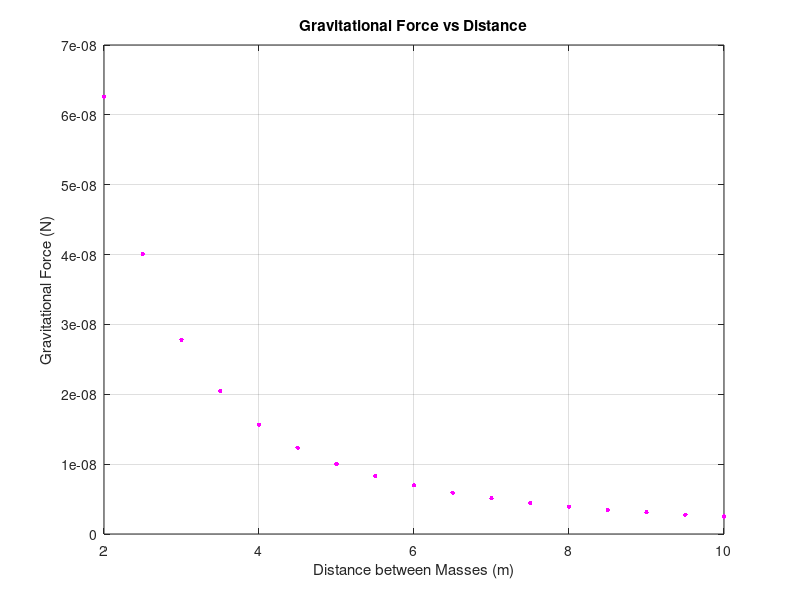
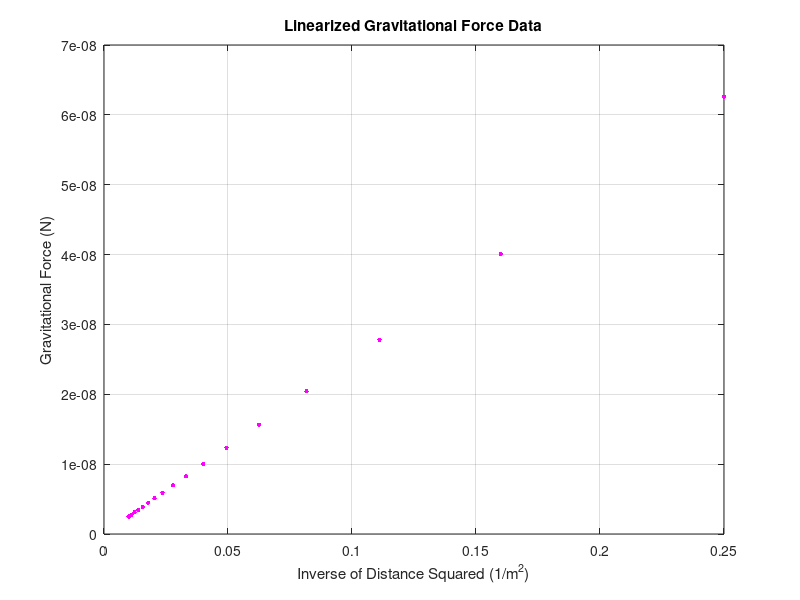
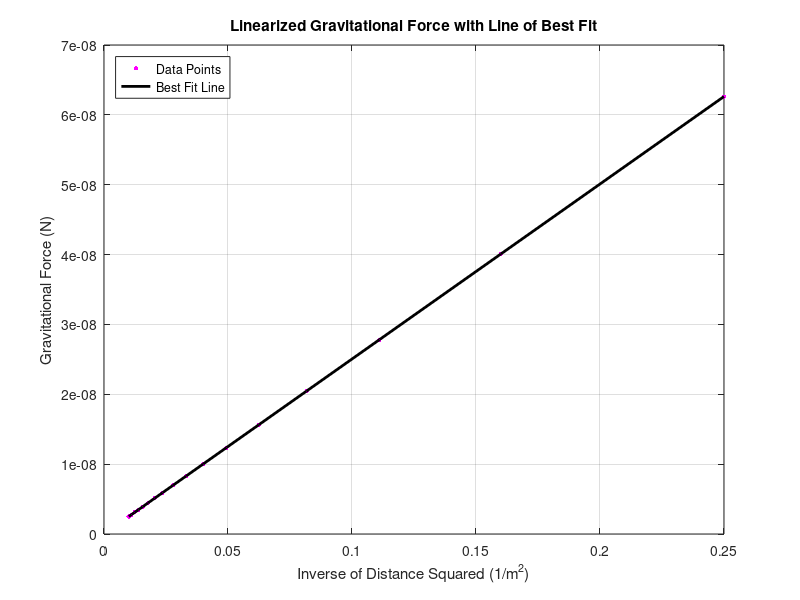

Here is the MATLAB script that generated these plots, in order:
% Universal Gravity Simulation and Data Linearization
% Abdel A.
% Calculates the gravitational force between two masses 
% at varying distances, plots the force, linearizes the data, and fits
% a line to verify the inverse-square law of gravitation.

clear;
close all;
clc;

% Define Constants and Parameters
R = 2:0.5:10;           % Distance between masses (meters)
G = 6.68e-11;           % Universal gravitational constant (Nm^2/kg^2)
m1 = 50;                % Mass 1 in kilograms
m2 = 75;                % Mass 2 in kilograms

% Calculate Gravitational Force for each distance using Newton's law:
% F = G * m1 * m2 / R^2
F = G * m1 * m2 ./ (R .^ 2);

% Plot Gravitational Force vs Distance
figure(1)
plot(R, F, 'm.', 'MarkerSize', 10)
title('Gravitational Force vs Distance')
xlabel('Distance between Masses (m)')
ylabel('Gravitational Force (N)')
grid on

% Linearize the data by plotting Force vs 1/(Distance^2)
invDistanceSquared = 1 ./ (R .^ 2);

% Plot the Linearized Data
figure(2)
plot(invDistanceSquared, F, 'm.', 'MarkerSize', 10)
title('Linearized Gravitational Force Data')
xlabel('Inverse of Distance Squared (1/m^2)')
ylabel('Gravitational Force (N)')
grid on

% Perform Linear Fit on the Linearized Data
P = polyfit(invDistanceSquared, F, 1); % First order polynomial fit (line)
slope = P(1);
yIntercept = P(2);

% Construct the fitted line values
yFit = slope * invDistanceSquared + yIntercept;

% Plot Linearized Data with Line of Best Fit
figure(3)
plot(invDistanceSquared, F, 'm.', 'MarkerSize', 10); hold on;
plot(invDistanceSquared, yFit, 'k-', 'LineWidth', 2);
title('Linearized Gravitational Force with Line of Best Fit')
xlabel('Inverse of Distance Squared (1/m^2)')
ylabel('Gravitational Force (N)')
legend('Data Points', 'Best Fit Line', 'Location', 'northwest')
grid on

% Calculate the expected product G*m1*m2 to compare with slope
expectedProduct = G * m1 * m2;

fprintf('Slope from linear fit: %.3e\n', slope);
fprintf('Expected product G*m1*m2: %.3e\n', expectedProduct);
fprintf('Difference: %.3e\n', abs(slope - expectedProduct));
